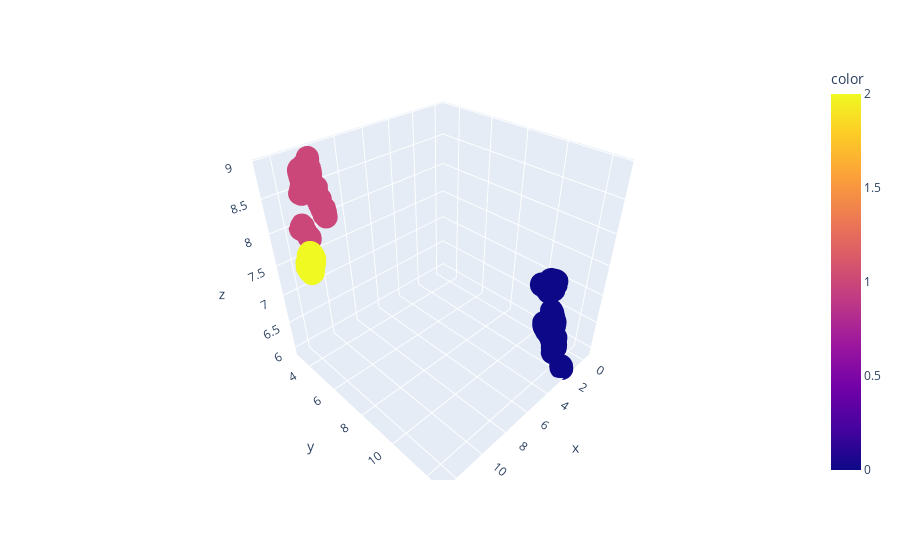

Notebook cell for this chart:
### Code cell
fig = px.scatter_3d(x=embedding.T[0,:], y=embedding.T[1,:], z=embedding.T[2,:], color=y)
fig.show()

### Figure 1 — Plotly figure (JSON) as saved in the notebook; plotly's stock layout.template omitted (floating-point values rounded to 4 significant figures; data arrays with more than 128 entries replaced by an {"elided": "..."} marker saying what was removed)
{"data": [{"hovertemplate": "x=%{x}<br>y=%{y}<br>z=%{z}<br>color=%{marker.color}<extra></extra>", "legendgroup": "", "marker": {"color": {"elided": "5000 int values"}, "coloraxis": "coloraxis", "symbol": "circle"}, "mode": "markers", "name": "", "scene": "scene", "showlegend": false, "type": "scatter3d", "x": {"elided": "5000 float values"}, "y": {"elided": "5000 float values"}, "z": {"elided": "5000 float values"}}], "layout": {"coloraxis": {"colorbar": {"title": {"text": "color"}}, "colorscale": [[0, "#0d0887"], [0.1111, "#46039f"], [0.2222, "#7201a8"], [0.3333, "#9c179e"], [0.4444, "#bd3786"], [0.5556, "#d8576b"], [0.6667, "#ed7953"], [0.7778, "#fb9f3a"], [0.8889, "#fdca26"], [1, "#f0f921"]]}, "legend": {"tracegroupgap": 0}, "margin": {"t": 60}, "scene": {"domain": {"x": [0, 1], "y": [0, 1]}, "xaxis": {"title": {"text": "x"}}, "yaxis": {"title": {"text": "y"}}, "zaxis": {"title": {"text": "z"}}}}}
